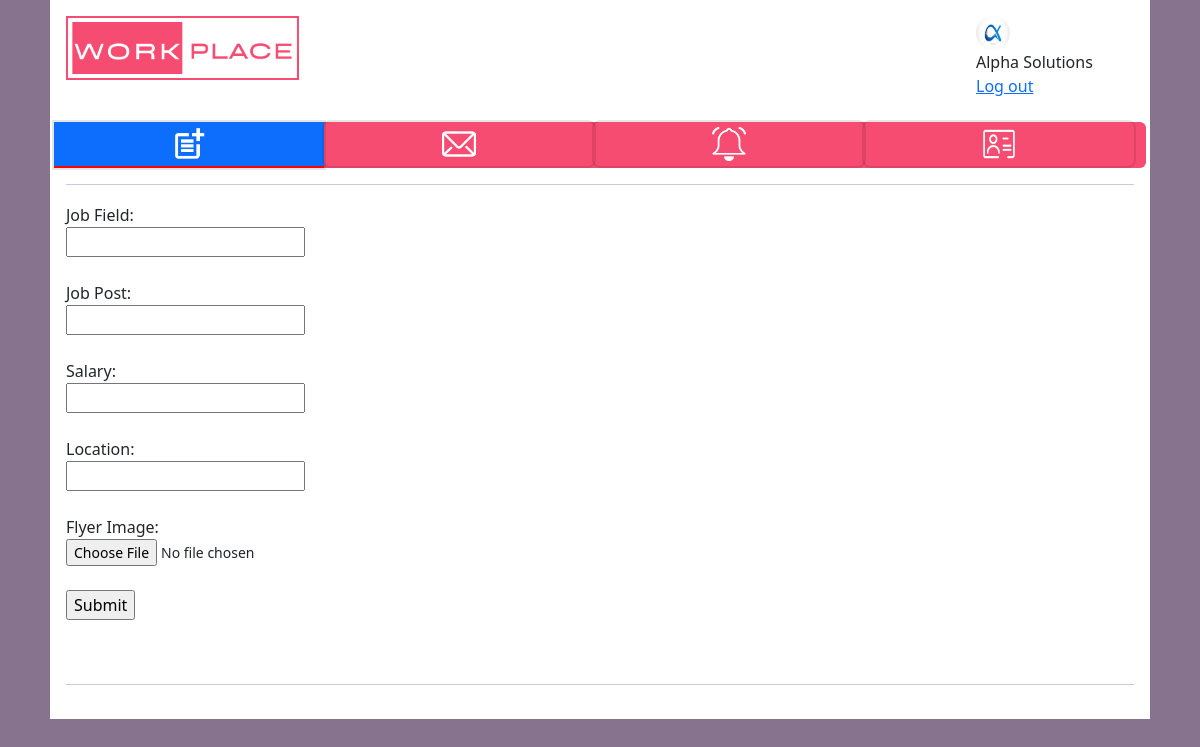
Page /addpost/01ca3045d3044f51b955e11f01f4c2c0/ on the committed database.
### WorkplaceApp/models.py (models this page shows)
class companyDataTable(models.Model):
    objects = None
    comid = models.UUIDField(default=uuid.uuid4, primary_key=True, editable=False, unique=True)
    companyname = models.CharField(max_length=100)
    comregno = models.CharField(max_length=500)
    address = models.TextField(blank=True, null=True)
    email = models.CharField(max_length=200)
    tel = models.CharField(max_length=50)
    preffield = models.CharField(max_length=300)
    linkedin = models.CharField(blank=True, null=True, max_length=1000)
    createtimestamp = models.DateTimeField(auto_now_add=True)
    updatetimestamp = models.DateTimeField(auto_now_add=True)
    profilepic = models.ImageField(null=True, blank=True)
    username = models.CharField(unique=True, max_length=200)
    password = models.CharField(max_length=100)

### WorkplaceApp/views.py (the view, shortened to what this page needs)
# urls.py: path('addpost/<str:comid>/', views.comaddpost, name="addpost"),
def comaddpost(request, comid):
    comdb = companyDataTable.objects.get(comid=comid)
    return render(request, "company/comaddpost.html", {'comdb': comdb})

### template/company/comaddpost.html (shortened to what this page needs)
<!DOCTYPE html>
<html>
<head>
	{% load static %}
	<link href="https://cdn.jsdelivr.net/npm/bootstrap@5.2.3/dist/css/bootstrap.min.css" rel="stylesheet">
  	<link href="{% static 'css/style.css' %} " rel="stylesheet">
</head>
<body style="background-color: #88738E;">
		<div class="container p-3" style="background-color: #ffffff;">
			<div class="row header">
				<div class="col-3 col-sm-3">
				<img src="{% static 'images/WorkplaceIcon.png' %}" alt="Company Logo" style=" height: 64px; width: auto;" class="companyLogo">
				</div>
				<div class="col-7 col-sm-7">
				</div>
				<div class="col-2 col-sm-2">
				<img src="{{comdb.profilepic.url}}" alt="User Icon" style="width: 34px; height: 34px;" class="usericon rounded-pill "><br>{{comdb.companyname}}<br><a href="{% url 'logout' %}">Log out</a>
				</div>
			</div>
			<br>
			<div class="row sticky">
			  <ul class="nav nav-pills nav-justified navbarclr">
			    <li class="nav-item">
			      <a class="nav-link active" href="{% url 'addpost' comdb.comid %}"> <img src="{% static 'images/icon/addpost.png' %}" alt="Add Posts" style="width: 34px; height: 34px;" class="btnicon"> </a>
			    </li>
			    <li class="nav-item">
			      <a class="nav-link" href="{% url 'commsg' comdb.comid %}"><img src="{% static 'images/icon/msgwhite.png' %}" alt="Messages" style="width: 34px; height: 34px;" class="btnicon"></a>
			    </li>
			    <li class="nav-item">
			      <a class="nav-link" href="{% url 'ComNotifications' comdb.comid %}"><img src="{% static 'images/icon/notificationwhite.png' %}" alt="Notifications" style="width: 34px; height: 34px;" class="btnicon"></a>
			    </li>
			    <li class="nav-item">
			      <a class="nav-link" href="{% url 'mypost' comdb.comid %}"><img src="{% static 'images/icon/mypost.png' %}" alt="My Posts" style="width: 34px; height: 34px;" class="btnicon"></a>
			    </li>
			  </ul>
			</div>
			<hr style="color:#242582; height:3px;">
            <div class="addpost">
                <form action="" method="POST" enctype="multipart/form-data">
                      <label for="jobfield" class="addpostlabel">Job Field:</label><br>
                      <input type="text" id="jobfield" name="jobfield" class="editposttextfield" required><br><br>
                      <label for="jobpost" class="addpostlabel">Job Post:</label><br>
                      <input type="text" id="jobpost" name="jobpost" class="editposttextfield" required><br><br>
                      <label for="salary" class="addpostlabel">Salary:</label><br>
                      <input type="text" id="salary" name="salary" class="editposttextfield"><br><br>
                      <label for="location" class="addpostlabel">Location:</label><br>
                      <input type="text" id="location" name="location" class="editposttextfield" required><br><br>
                      <label for="flyerimg" class="addpostlabel">Flyer Image:</label><br>
                      <input type="file" name="flyerimg" style="font-size:14px"; required><br><br>
                      <input type="submit" value="Submit" id="subBtn"><br><br>
                  </form>
            </div>
			<br>
			<hr style="color:#242582; height:3px;">
		</div>
</body>
</html>

### static/css/style.css (style rules this page uses)
.container { max-width: 1100px; margin: 0 auto; overflow: hidden; padding: 0 20px; }
.sticky { position: sticky; top: 0; padding: 0px; background-color: #f64c72; border-radius: 6px; }
.nav-link.active { color: black; background-color: red; border-radius: 0px; border-bottom: 2px solid red; }
.nav-item a { padding: 5px; color: black; transition: all 0.3s ease; box-shadow: 0 0 0 2px rgba(0, 0, 0, 0.1); }

### rows in the picture
companyDataTable: profilepic (picture), companyname "Alpha Solutions"
